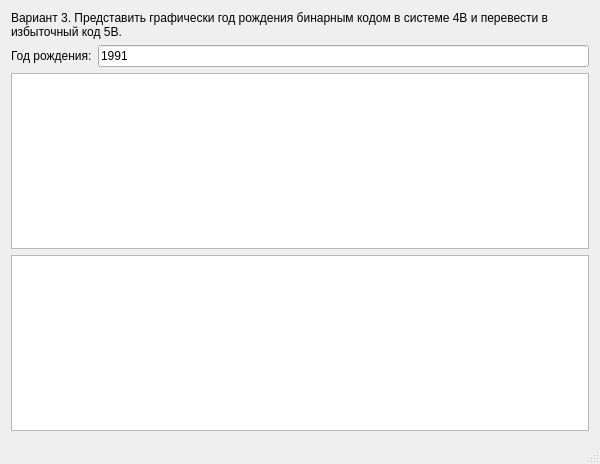
<?xml version="1.0" encoding="UTF-8"?>
<ui version="4.0">
 <class>MainWindow</class>
 <widget class="QMainWindow" name="MainWindow">
  <property name="geometry">
   <rect>
    <x>0</x>
    <y>0</y>
    <width>600</width>
    <height>464</height>
   </rect>
  </property>
  <property name="windowTitle">
   <string>Lab 2 - 4B-5B</string>
  </property>
  <widget class="QWidget" name="centralWidget">
   <layout class="QVBoxLayout" name="verticalLayout">
    <item>
     <widget class="QLabel" name="label">
      <property name="text">
       <string>Вариант 3. Представить графически год рождения бинарным кодом в системе 4В и перевести в избыточный код 5В.</string>
      </property>
      <property name="wordWrap">
       <bool>true</bool>
      </property>
     </widget>
    </item>
    <item>
     <layout class="QHBoxLayout" name="horizontalLayout">
      <item>
       <widget class="QLabel" name="label_2">
        <property name="text">
         <string>Год рождения:</string>
        </property>
       </widget>
      </item>
      <item>
       <widget class="QLineEdit" name="lineEdit">
        <property name="text">
         <string>1991</string>
        </property>
       </widget>
      </item>
     </layout>
    </item>
    <item>
     <widget class="QPlainTextEdit" name="textEdit"/>
    </item>
    <item>
     <widget class="QGraphicsView" name="graphicsView"/>
    </item>
   </layout>
  </widget>
  <widget class="QStatusBar" name="statusBar"/>
 </widget>
 <layoutdefault spacing="6" margin="11"/>
 <resources/>
 <connections/>
</ui>
